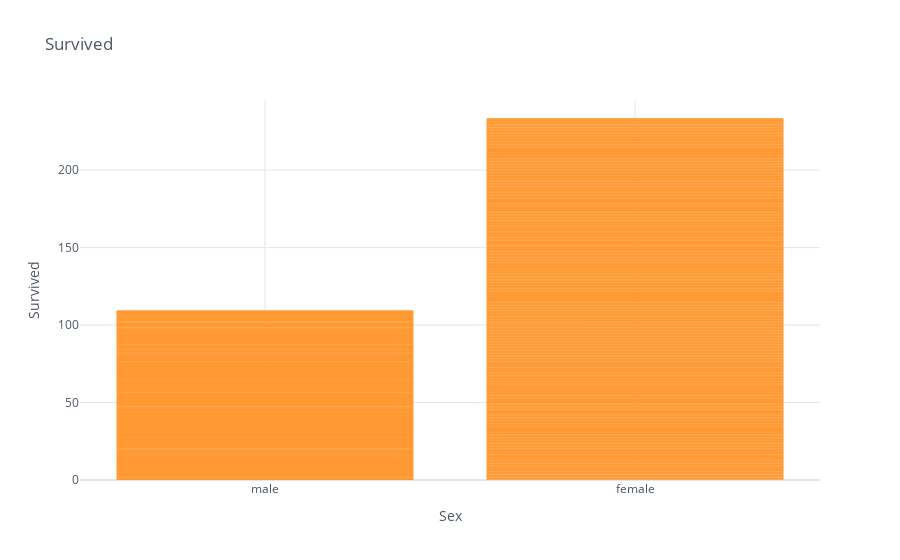

Notebook code cell kept with this figure:
### Code cell
titanic.iplot(kind = 'bar', x = 'sex', y = 'survived', title = 'Survived', xTitle = 'Sex', yTitle = "Survived")

### Figure 1 — Plotly figure (JSON) as saved in the notebook; plotly's stock layout.template omitted (floating-point values rounded to 4 significant figures; data arrays with more than 128 entries replaced by an {"elided": "..."} marker saying what was removed)
{"data": [{"marker": {"color": "rgba(255, 153, 51, 0.6)", "line": {"color": "rgba(255, 153, 51, 1.0)", "width": 1}}, "name": "survived", "orientation": "v", "text": "", "type": "bar", "x": {"elided": "891 str values"}, "y": {"elided": "891 int values"}}], "layout": {"legend": {"bgcolor": "#FFFFFF", "font": {"color": "#4D5663"}}, "paper_bgcolor": "#FFFFFF", "plot_bgcolor": "#FFFFFF", "title": {"font": {"color": "#4D5663"}, "text": "Survived"}, "xaxis": {"gridcolor": "#E1E5ED", "showgrid": true, "tickfont": {"color": "#4D5663"}, "title": {"font": {"color": "#4D5663"}, "text": "Sex"}, "zerolinecolor": "#E1E5ED"}, "yaxis": {"gridcolor": "#E1E5ED", "showgrid": true, "tickfont": {"color": "#4D5663"}, "title": {"font": {"color": "#4D5663"}, "text": "Survived"}, "zerolinecolor": "#E1E5ED"}}}
